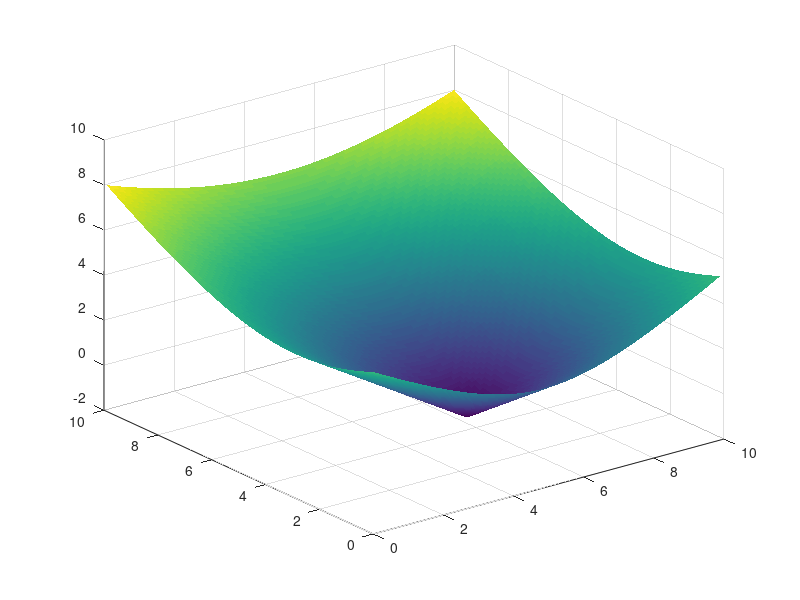

The MATLAB script that drew this image: (Note: this script raises an error after producing the figure.)
function core_test(exe)


% defaults
if ~exist('exe','var'), exe='core_test_prog.exe';end
exe
% grid
xs=10; % domain size
ys=10;
m=101 % domain mesh
n=101
time0=0
time1=10
r=0
example='g'

switch example
    case {'circlespin','c'}
    wind='c'
    ignition='c'
    case {'gostraight','g'}
    wind='s'
    ignition='c'
    case {'windmill','w'}
    wind='c'
    ignition='w'
    time1=5;
    case {'spinstardemo','s'},
    % same as spinStarDemo('low',1)
    xs=2; % domain size
    ys=2;
    m=101 % domain mesh
    n=101
    % normal propagation speed
    r=0.2;
    % max wind speed
    w=1;
    wind='c'
    ignition='s'
    time0=0
    time1=1
end

phi=zeros(m,n); % allocate level function

dx=xs/m;
dy=ys/n;
x=dx*[0:m-1];
y=dy*[0:n-1];

switch wind
    case {'straight','s'}
        alpha=-1.3*pi
        speed=2
        vx=speed*cos(alpha)*ones(m,n);
        vy=speed*sin(alpha)*ones(m,n);
    case {'circular','c'}
        [xx,yy]=ndgrid(x-xs/2,y-ys/2);
        rotation=-0.75 * pi;
        rotation=0.3 * pi;
        vx=yy*rotation;
        vy=-xx*rotation;
    otherwise
        error('no wind')
end

switch ignition
    case {'star','s'}
        points = 7;
        shift = 2.5;
        scale = 0.20;
        [xx,yy]=ndgrid(x-xs/2,y-ys/2);
        [ theta, rad ] = cart2pol(xx, yy);
        phi = rad - scale * (cos(points * theta) + shift);
    case {'circle','c'}
        c=[0.3*xs,0.5*ys]; % center
        d=0.5;      % radius
        for i=1:m
            for j=1:n
%               phi(i,j)=sign(norm([i*dx,j*dy]-c)-d);
                phi(i,j)=(norm([i*dx,j*dy]-c)-d);
            end
        end
    case {'widmill','w'}
        phi=ones(m,n);
        phi(floor(m*0.20):ceil(m*0.45),floor(n*0.49):ceil(n*0.51))=-1;
        phi(floor(m*0.55):ceil(m*0.80),floor(n*0.49):ceil(n*0.51))=-1;
        phi(floor(m*0.49):ceil(m*0.51),floor(n*0.20):ceil(n*0.45))=-1;
        phi(floor(m*0.49):ceil(m*0.51),floor(n*0.55):ceil(n*0.80))=-1;
    otherwise
        error('no ignition')
end

plotSteps = 10;               % How many intermediate plots to produce?
t0 = time0;                      % Start time.

% Period at which intermediate plots should be produced.
tPlot = (time1 - time0) / (plotSteps - 1);

%r=ones(m,n).*r + 0.04*sqrt(vx.*vx+vy.*vy); % shrinkage correction
r=ones(m,n).*r;  % make sure it is array
tign=-1e10*ones(m,n);
fuel_time=20*ones(m-1,n-1);
tign(phi<=0)=time0;
frac_end=ones(m-1,n-1);
frac_lost=zeros(m-1,n-1);

tNow=time0;
vis(phi,frac_lost,vx,vy,dx,dy,tNow);

for i=1:plotSteps
    tNext=min(time1, tNow + tPlot);

    % write the input file for the fortran code
    fmt='%25.15e \n';
    fid = fopen('core_test_in.txt','wt');
    if(fid<0), error('cannot open file core_test_in.txt'),end
    fprintf(fid,fmt,1,m,1,n,tNow,tNext,dx,dy);
    fprintf(fid,fmt,phi,tign,fuel_time,r,vx,vy);
    fclose(fid);

    %   call the fortran implementation
    eval(['! ',exe])

    % read the output file from the fortran code
    fid = fopen('core_test_out.txt','rt');
    if(fid<0), error('cannot open file core_test_out.txt'),end
    [in,c]=fscanf(fid,'%g');
    fclose(fid);

    % parse the file read into a single array
    count=2*m*n+2*(m-1)*(n-1);
    if(c~=count), error(sprintf('read %g terms should be %g\n',c,count)),end
    last=0;
    terms=m*n;phi=reshape(in(1+last:terms+last),size(phi));last=terms+last;
    terms=m*n;tign=reshape(in(1+last:terms+last),size(tign));last=terms+last;
    tign_d=tign;tign_d(tign<0)=NaN;
    terms=(m-1)*(n-1);frac_lost=reshape(in(1+last:terms+last),size(frac_lost));last=terms+last;
    terms=(m-1)*(n-1);frac_end=reshape(in(1+last:terms+last),size(frac_end));last=terms+last;
    if(last~=count),error('bad count'),end
    frac_tend=frac_lost/(tNext-tNow);

    % display
    clf;figure(1)
    vis(phi,-frac_tend,vx,vy,dx,dy,tNow)
    %subplot(1,3,1);vis(phi,frac_tend,vx,vy,dx,dy,tNow)
    %subplot(1,3,2);mesh(tign_d);title('tign')
    %subplot(1,3,3);mesh(phi);title('phi')
    drawnow
    pause(0.3); % for ctrl-c
    tNow = tNext;
end

end

%-------------------------------------------

function vis(u,f,vx,vy,dx,dy,tNow)
[m,n]=size(u);
x=[0:m-1]*dx;
y=[0:n-1]*dy;
hold off
vis_type= '3d';
drawn=false;
switch vis_type
    case '3d'
    figure(1);clf
    h=surf(y,x,u);
    set(h,'edgecolor','none')
    alpha(0.3)
    hold on
    contour3(y,x,u,[0 0],'k')
    drawn=true;
    figure(2);clf
    xh=[1/2:m-3/2]*dx;
    yh=[1/2:n-3/2]*dy;
    h=pcolor(xh,yh,-f');
    set(h,'edgecolor','none')
    colorbar

    case '2d'
    [m,n]=size(u);
    axis equal
    xh=[1/2:m-3/2]*dx;
    yh=[1/2:n-3/2]*dy;
    h=pcolor(xh,yh,-f');
    set(h,'edgecolor','none')
    colorbar
    hold on
    contour(y,x,u',[0 0],'k')
    s=20;
    ix=1:ceil(m/s):m;
    iy=1:ceil(n/s):n;
    [xx,yy]=ndgrid(x,y);
    quiver(xx(ix,iy),yy(ix,iy),vx(ix,iy),vy(ix,iy))
    drawn=true;
    otherwise
        disp('no visualization selected, set vis=type to 2d or 3d')
end
hold off
if drawn,
    title(sprintf('t=%g',tNow));
end
end

